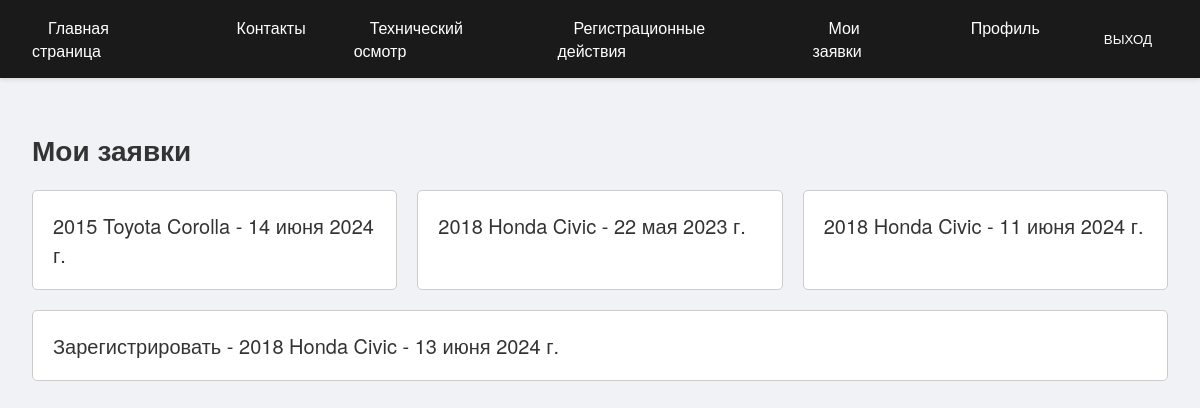
The page /my_orders/ (signed in) on the database its author committed.
### inspection/models.py (models this page shows, shortened)
class Inspection(models.Model):
    car = models.ForeignKey(Car, on_delete=models.CASCADE, verbose_name='Машина')
    date = models.DateField(verbose_name='Дата')
    passed = models.BooleanField(null=True, default='False', verbose_name='Завершено')
    inspector_comments = models.TextField(blank=True, null=True, verbose_name='Коментарии инспектора')
    inspector = models.ForeignKey(User, on_delete=models.CASCADE, related_name='inspections', null=True, blank=True, verbose_name='Инспектор')

class Car(models.Model):
    make = models.CharField(max_length=100, verbose_name='Марка производителя')
    model = models.CharField(max_length=100, verbose_name='Модель')
    year = models.IntegerField(verbose_name='Год выпуска')
    vin = models.CharField(max_length=17, unique=True, verbose_name='ВИН-номер')
    color = models.CharField(max_length=50, verbose_name='Цвет')
    mileage = models.IntegerField(verbose_name='Пробег')
    registration_number = models.CharField(max_length=20, unique=True, verbose_name='Регистрационный номер')
    user = models.ForeignKey(User, on_delete=models.CASCADE, default=timezone.now)
    def __str__(self):
        return f"{self.year} {self.make} {self.model}"

class RegistrationRequest(models.Model):
    user = models.ForeignKey(User, on_delete=models.CASCADE)
    car = models.ForeignKey(Car, on_delete=models.CASCADE, verbose_name='Машина')
    request_date = models.DateField(verbose_name='Дата')
    approved = models.BooleanField(default=False, verbose_name='Одобрен')
    request_type = models.CharField(max_length=50, verbose_name='Тип заявки', choices=[('register', 'Зарегистрировать'), ('deregister', 'Снять с учета')])

### inspection/views.py (the view)
# urls.py: path('my_orders/', views.my_orders, name='my_orders'),
@login_required
def my_orders(request):
    if request.user.is_staff:
        inspections = Inspection.objects.all()
        user_requests = RegistrationRequest.objects.all()
    else:
        inspections = Inspection.objects.filter(car__user=request.user, passed=False)
        user_requests = RegistrationRequest.objects.filter(user=request.user, approved=False)
    return render(request, 'inspection/my_orders.html', {'inspections': inspections, 'user_requests': user_requests})

### inspection/templates/inspection/my_orders.html (shortened to what this page needs)
{% extends 'inspection/base.html' %}
{% block content %}
<h1>Мои заявки</h1>
<ul class="article-list">
    {% for inspection in inspections %}
    <li>
        <a href="{% url 'inspection_detail' inspection.pk %}">
            {{ inspection.car }} - {{ inspection.date }}
        </a>
    </li>
    {% endfor %}
    {% for request in user_requests %}
        <li>
            <a href="{% url 'reg_detail' request.pk %}">
            {{ request.get_request_type_display }} - {{ request.car }} - {{ request.request_date }}
            </a>
        </li>
    {% endfor %}
</ul>
{% endblock %}

### inspection/static/inspection/styles.css (style rules this page uses)
body { font-family: 'Helvetica Neue', Arial, sans-serif; margin: 0; padding: 0; background-color: #f0f2f5; color: #333; }
.article-list { list-style: none; padding: 0; display: flex; flex-wrap: wrap; gap: 20px; }
.article-list li { background: #fff; padding: 20px; border: 1px solid #ccc; border-radius: 5px; flex: 1 1 calc(33% - 20px); box-sizing: border-box; transition: box-shadow 0.3s; }
.article-list a { font-size: 20px; text-decoration: none; color: #333; }
h1, h2 { color: #333; font-weight: 600; }
h1 { font-size: 28px; margin-bottom: 20px; }

### rows shown on the page
Inspection: car "2015 Toyota Corolla", date "14 июня 2024 г."
Inspection: car "2018 Honda Civic", date "22 мая 2023 г."
Inspection: car "2018 Honda Civic", date "11 июня 2024 г."
RegistrationRequest: request_type "Зарегистрировать", car "2018 Honda Civic", request_date "13 июня 2024 г."
